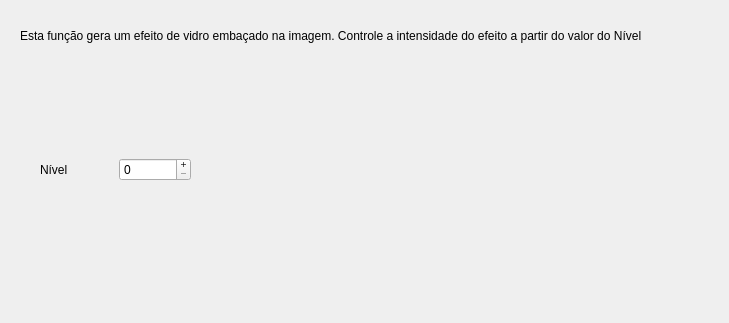
<?xml version="1.0" encoding="UTF-8"?>
<ui version="4.0">
 <class>glassForm</class>
 <widget class="QWidget" name="glassForm">
  <property name="geometry">
   <rect>
    <x>0</x>
    <y>0</y>
    <width>729</width>
    <height>323</height>
   </rect>
  </property>
  <property name="windowTitle">
   <string>Form</string>
  </property>
  <widget class="QWidget" name="horizontalLayoutWidget">
   <property name="geometry">
    <rect>
     <x>40</x>
     <y>130</y>
     <width>151</width>
     <height>80</height>
    </rect>
   </property>
   <layout class="QHBoxLayout" name="horizontalLayout">
    <item>
     <widget class="QLabel" name="label">
      <property name="text">
       <string>Nível</string>
      </property>
     </widget>
    </item>
    <item>
     <widget class="QSpinBox" name="inputglassFormdelta">
      <property name="buttonSymbols">
       <enum>QAbstractSpinBox::PlusMinus</enum>
      </property>
      <property name="maximum">
       <number>50</number>
      </property>
     </widget>
    </item>
   </layout>
  </widget>
  <widget class="QLabel" name="label_2">
   <property name="geometry">
    <rect>
     <x>20</x>
     <y>20</y>
     <width>621</width>
     <height>31</height>
    </rect>
   </property>
   <property name="text">
    <string>Esta função gera um efeito de vidro embaçado na imagem. Controle a intensidade do efeito a partir do valor do Nível.</string>
   </property>
  </widget>
 </widget>
 <resources/>
 <connections/>
</ui>
